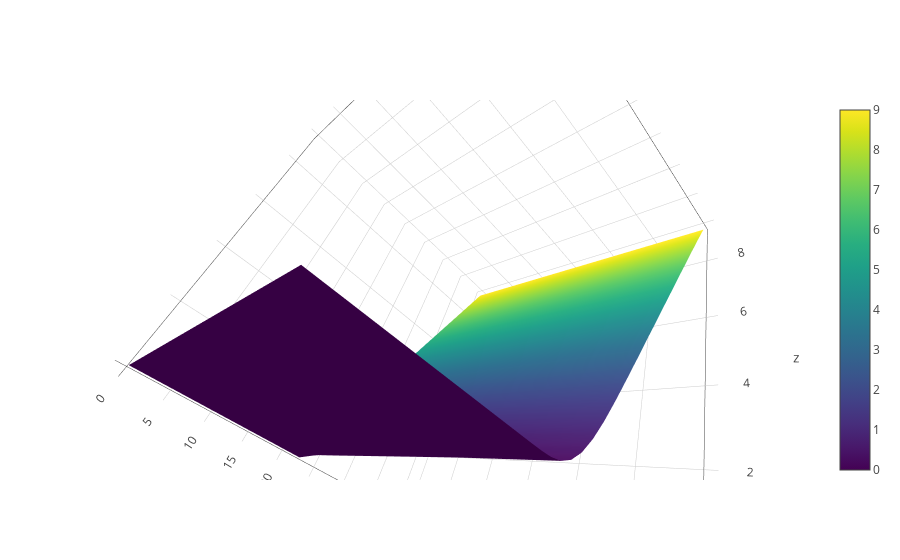

Notebook code cell kept with this figure:
### Code cell
trace = go.Surface(
    colorscale = 'Viridis',
    z = F, 
    name = 'Solución'
)
data = [trace]
py.iplot(data)

### Figure 1 — Plotly figure (JSON) as saved in the notebook; plotly's stock layout.template omitted (floating-point values rounded to 4 significant figures; data arrays with more than 128 entries replaced by an {"elided": "..."} marker saying what was removed)
{"data": [{"colorscale": "Viridis", "name": "Solución", "type": "surface", "uid": "e6314503-05ff-43a2-bdfa-438fb2150cbb", "z": {"elided": "13x41 float values"}}], "layout": {"autosize": true, "dragmode": "pan", "scene": {"aspectmode": "auto", "aspectratio": {"x": 1, "y": 1, "z": 1}, "camera": {"center": {"x": -4.441e-16, "y": 6.661e-16, "z": -1.457e-16}, "eye": {"x": -0.5635, "y": -0.8899, "z": -0.6977}, "projection": {"type": "perspective"}, "up": {"x": -0.5997, "y": -0.2228, "z": 0.7686}}, "dragmode": "pan"}}}
